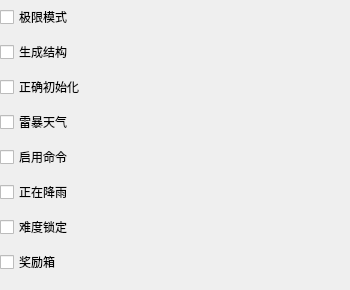
    <widget class="QWidget" name="tab_4">
     <attribute name="title">
      <string>选项</string>
     </attribute>
     <widget class="QWidget" name="gridLayoutWidget_3">
      <property name="geometry">
       <rect>
        <x>0</x>
        <y>0</y>
        <width>341</width>
        <height>281</height>
       </rect>
      </property>
      <layout class="QGridLayout" name="gridLayout_7">
       <item row="4" column="0">
        <widget class="QCheckBox" name="checkBox_2">
         <property name="toolTip">
          <string>&lt;html&gt;&lt;head/&gt;&lt;body&gt;&lt;p&gt;&lt;span style=&quot; font-family:'sans-serif'; font-size:14px; color:#202122; background-color:#ffffff;&quot;&gt;存档是否启用命令。如果此项不存在，则游戏判断GameType是否为1（创造模式）。如果是则为&lt;/span&gt;&lt;span style=&quot; font-family:'monospace','monospace'; color:#000000; background-color:#f8f9fa;&quot;&gt;true&lt;/span&gt;&lt;span style=&quot; font-family:'sans-serif'; font-size:14px; color:#202122; background-color:#ffffff;&quot;&gt;，否则为&lt;/span&gt;&lt;span style=&quot; font-family:'monospace','monospace'; color:#000000; background-color:#f8f9fa;&quot;&gt;false&lt;/span&gt;&lt;span style=&quot; font-family:'sans-serif'; font-size:14px; color:#202122; background-color:#ffffff;&quot;&gt;。&lt;/span&gt;&lt;/p&gt;&lt;/body&gt;&lt;/html&gt;</string>
         </property>
         <property name="text">
          <string>启用命令</string>
         </property>
        </widget>
       </item>
       <item row="6" column="0">
        <widget class="QCheckBox" name="checkBox_3">
         <property name="toolTip">
          <string>&lt;html&gt;&lt;head/&gt;&lt;body&gt;&lt;p&gt;&lt;span style=&quot; font-family:'sans-serif'; font-size:14px; color:#202122; background-color:#ffffff;&quot;&gt;此存档难度是否被锁定。当此项不存在时游戏默认为&lt;/span&gt;&lt;span style=&quot; font-family:'monospace','monospace'; color:#000000; background-color:#f8f9fa;&quot;&gt;false&lt;/span&gt;&lt;span style=&quot; font-family:'sans-serif'; font-size:14px; color:#202122; background-color:#ffffff;&quot;&gt;。&lt;/span&gt;&lt;/p&gt;&lt;/body&gt;&lt;/html&gt;</string>
         </property>
         <property name="text">
          <string>难度锁定</string>
         </property>
        </widget>
       </item>
       <item row="0" column="0">
        <widget class="QCheckBox" name="checkBox_4">
         <property name="toolTip">
          <string>&lt;html&gt;&lt;head/&gt;&lt;body&gt;&lt;p&gt;&lt;span style=&quot; font-family:'sans-serif'; font-size:14px; color:#202122; background-color:#ffffff;&quot;&gt;存档内玩家死亡后是否自动转变为旁观模式。当此项不存在时游戏默认为&lt;/span&gt;&lt;span style=&quot; font-family:'monospace','monospace'; color:#000000; background-color:#f8f9fa;&quot;&gt;false&lt;/span&gt;&lt;span style=&quot; font-family:'sans-serif'; font-size:14px; color:#202122; background-color:#ffffff;&quot;&gt;。&lt;/span&gt;&lt;/p&gt;&lt;/body&gt;&lt;/html&gt;</string>
         </property>
         <property name="text">
          <string>极限模式</string>
         </property>
        </widget>
       </item>
       <item row="2" column="0">
        <widget class="QCheckBox" name="checkBox_5">
         <property name="toolTip">
          <string>&lt;html&gt;&lt;head/&gt;&lt;body&gt;&lt;p&gt;&lt;span style=&quot; font-family:'sans-serif'; font-size:14px; color:#202122; background-color:#ffffff;&quot;&gt;存档是否被正确初始化。如果此项为&lt;/span&gt;&lt;span style=&quot; font-family:'SFMono-Regular','Consolas','Liberation Mono','Menlo','monospace','Courier'; font-size:14px; color:#202122; background-color:#ffffff;&quot;&gt;false&lt;/span&gt;&lt;span style=&quot; font-family:'sans-serif'; font-size:14px; color:#202122; background-color:#ffffff;&quot;&gt;，游戏在加载存档之后会重新寻找世界出生点并重新放置&lt;/span&gt;&lt;a href=&quot;https://wiki.biligame.com/mc/%E5%A5%96%E5%8A%B1%E7%AE%B1&quot;&gt;&lt;span style=&quot; font-family:'sans-serif'; font-size:14px; color:#0645ad; background-color:#ffffff;&quot;&gt;奖励箱&lt;/span&gt;&lt;/a&gt;&lt;span style=&quot; font-family:'sans-serif'; font-size:14px; color:#202122; background-color:#ffffff;&quot;&gt;。当此项不存在时游戏默认为&lt;/span&gt;&lt;span style=&quot; font-family:'monospace','monospace'; color:#000000; background-color:#f8f9fa;&quot;&gt;true&lt;/span&gt;&lt;span style=&quot; font-family:'sans-serif'; font-size:14px; color:#202122; background-color:#ffffff;&quot;&gt;。&lt;/span&gt;&lt;/p&gt;&lt;/body&gt;&lt;/html&gt;</string>
         </property>
         <property name="text">
          <string>正确初始化</string>
         </property>
        </widget>
       </item>
       <item row="3" column="0">
        <widget class="QCheckBox" name="checkBox_7">
         <property name="toolTip">
          <string>&lt;html&gt;&lt;head/&gt;&lt;body&gt;&lt;p&gt;&lt;span style=&quot; font-family:'sans-serif'; font-size:14px; color:#202122; background-color:#ffffff;&quot;&gt;当前存档内世界是否正处于&lt;/span&gt;&lt;a href=&quot;https://wiki.biligame.com/mc/%E9%9B%B7%E6%9A%B4&quot;&gt;&lt;span style=&quot; font-family:'sans-serif'; font-size:14px; color:#0645ad; background-color:#ffffff;&quot;&gt;雷暴&lt;/span&gt;&lt;/a&gt;&lt;span style=&quot; font-family:'sans-serif'; font-size:14px; color:#202122; background-color:#ffffff;&quot;&gt;天气。如果此项不存在游戏默认为&lt;/span&gt;&lt;span style=&quot; font-family:'monospace','monospace'; color:#000000; background-color:#f8f9fa;&quot;&gt;false&lt;/span&gt;&lt;span style=&quot; font-family:'sans-serif'; font-size:14px; color:#202122; background-color:#ffffff;&quot;&gt;。&lt;/span&gt;&lt;/p&gt;&lt;/body&gt;&lt;/html&gt;</string>
         </property>
         <property name="text">
          <string>雷暴天气</string>
         </property>
        </widget>
       </item>
       <item row="5" column="0">
        <widget class="QCheckBox" name="checkBox_6">
         <property name="toolTip">
          <string>&lt;html&gt;&lt;head/&gt;&lt;body&gt;&lt;p&gt;&lt;span style=&quot; font-family:'sans-serif'; font-size:14px; color:#202122; background-color:#ffffff;&quot;&gt;当前存档内世界是否正在降雨。如果此项不存在游戏默认为&lt;/span&gt;&lt;span style=&quot; font-family:'monospace','monospace'; color:#000000; background-color:#f8f9fa;&quot;&gt;false&lt;/span&gt;&lt;span style=&quot; font-family:'sans-serif'; font-size:14px; color:#202122; background-color:#ffffff;&quot;&gt;。&lt;/span&gt;&lt;/p&gt;&lt;/body&gt;&lt;/html&gt;</string>
         </property>
         <property name="text">
          <string>正在降雨</string>
         </property>
        </widget>
       </item>
       <item row="1" column="0">
        <widget class="QCheckBox" name="checkBox_9">
         <property name="toolTip">
          <string>&lt;html&gt;&lt;head/&gt;&lt;body&gt;&lt;p&gt;&lt;span style=&quot; font-family:'sans-serif'; font-size:14px; color:#202122; background-color:#ffffff;&quot;&gt;世界是否生成结构。如果此项不存在游戏默认为&lt;/span&gt;&lt;span style=&quot; font-family:'monospace','monospace'; color:#000000; background-color:#f8f9fa;&quot;&gt;true&lt;/span&gt;&lt;span style=&quot; font-family:'sans-serif'; font-size:14px; color:#202122; background-color:#ffffff;&quot;&gt;。&lt;/span&gt;&lt;/p&gt;&lt;/body&gt;&lt;/html&gt;</string>
         </property>
         <property name="text">
          <string>生成结构</string>
         </property>
        </widget>
       </item>
       <item row="7" column="0">
        <widget class="QCheckBox" name="checkBox_8">
         <property name="text">
          <string>奖励箱</string>
         </property>
        </widget>
       </item>
      </layout>
     </widget>
    </widget>
